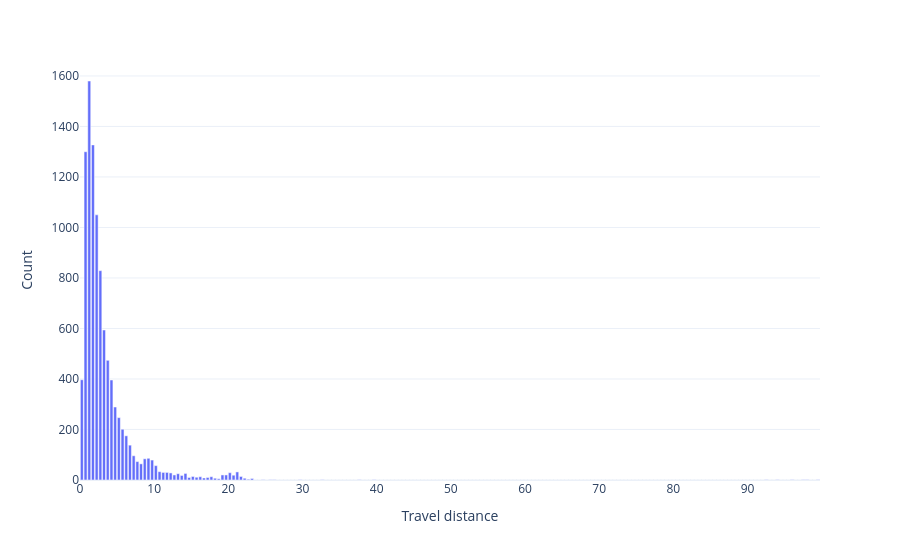

Notebook code cell kept with this figure:
### Code cell
hist(table_short['distance'], "Travel distance", bins=200)

### Figure 1 — Plotly figure (JSON) as saved in the notebook; plotly's stock layout.template omitted (floating-point values rounded to 4 significant figures; data arrays with more than 128 entries replaced by an {"elided": "..."} marker saying what was removed)
{"data": [{"hovertemplate": "Travel distance=%{x}<br>Count=%{y}<extra></extra>", "legendgroup": "", "marker": {"color": "#636efa", "pattern": {"shape": ""}}, "name": "", "orientation": "v", "showlegend": false, "textposition": "auto", "type": "bar", "x": {"elided": "200 float values"}, "xaxis": "x", "y": {"elided": "200 int values"}, "yaxis": "y"}], "layout": {"barmode": "relative", "legend": {"tracegroupgap": 0}, "margin": {"t": 60}, "xaxis": {"anchor": "y", "domain": [0, 1], "title": {"text": "Travel distance"}}, "yaxis": {"anchor": "x", "domain": [0, 1], "title": {"text": "Count"}}}}
